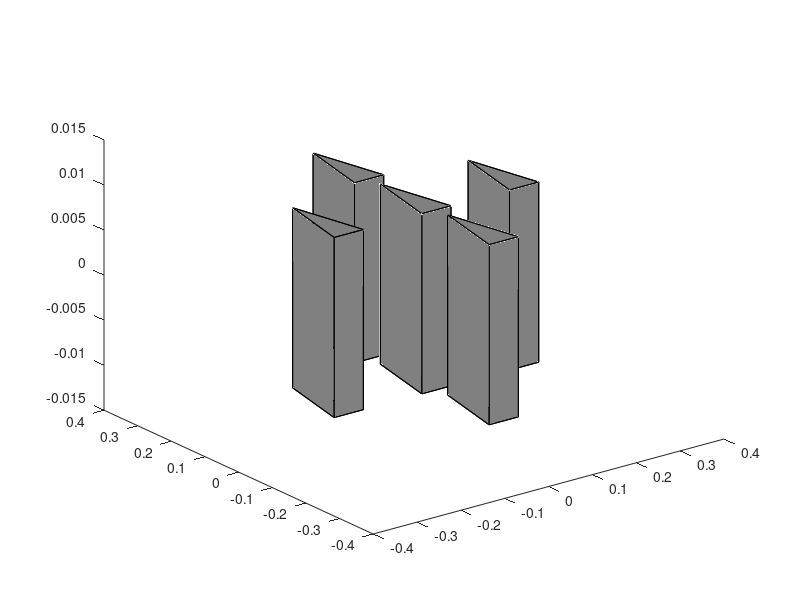

MATLAB code for this plot:
function [h] = birds(varargin)

bodyColor           = 0.5*[1 1 1];
boomColor           = 0.5*[1 1 1];
propColor           = 0.5*[1 1 1];
edgeColor           = 'k';
linestyle           = '-';
scale               = 1;
setroll             = false;
setpitch            = false;
setyaw              = false;

%% Parse Inputs
if nargin>2 && isnumeric(varargin{1}) && isnumeric(varargin{2}) && isnumeric(varargin{3})
    x = varargin{1};
    y = varargin{2};
    z = varargin{3};
    assert(isscalar(x)==1, 'quad input x must be a scalar.')
    assert(isscalar(y)==1, 'quad input y must be a scalar.')
    assert(isscalar(z)==1, 'quad input z must be a scalar.')
else
    x = 0;
    y = 0;
    z = 0;
end

tmp = strncmpi(varargin, 'body', 4);
if any(tmp)
    bodyColor = varargin{find(tmp)+1};
end

tmp = strncmpi(varargin, 'lines', 5);
if any(tmp)
    linestyle = varargin{find(tmp)+1};
end

tmp = strncmpi(varargin,'linecol',7)|strncmpi(varargin,'edgecol',3); 
if any(tmp)
    edgeColor = varargin{find(tmp)+1}; 
end

tmp = strcmpi(varargin,'scale');  
if any(tmp) 
    scale = varargin{find(tmp)+1}; 
    assert(isscalar(scale)==1,'It may seem redundant, but the scale must be a scalar.')
end

tmp = strncmpi(varargin, 'yaw', 3);
if any(tmp)
    setyaw = true;
    yaw = varargin{find(tmp)+1};
end

%% Dimensions
bodyWidth           = 0.1*scale;
bodyHeight          = 0.1*bodyWidth;
% boomLength          = 0.25*scale;
% boomRadius          = 0.02*boomLength;
% propRadius          = 0.10*scale;
% propHeight          = 0.1*propRadius;

%% Determine if a figure is already open
initialHoldState    = 0;
SetView = isempty(get(gcf,'CurrentAxes'));

if ~SetView
    if ishold
        initialHoldState = 1;
    else
        cla;
        SetView     = true;
    end
end

% Body ratio scaling
w_s = 3; % width scaling
h_s = 1.5; % height scaling

%% Draw surfaces
% body
p1 = [x-bodyWidth/w_s, y-bodyWidth/h_s, z];
p2 = [x+bodyWidth/w_s, y-bodyWidth/h_s, z];
p3 = [x, y+bodyWidth, z];
p = [p1;p2;p3];
if ~initialHoldState
    hold on
end

h(21) = fill3(p(:,1),p(:,2),p(:,3)-bodyHeight,bodyColor);
h(22) = fill3(p(:,1),p(:,2),p(:,3)+bodyHeight,bodyColor);
h(23) = fill3([p1(1),p2(1),p2(1),p1(1)],...
             [p1(2),p2(2),p2(2),p1(2)],...
             [p1(3)+bodyHeight,p2(3)+bodyHeight,p2(3)-bodyHeight,p1(3)-bodyHeight],...
             bodyColor);
h(24) = fill3([p1(1),p3(1),p3(1),p1(1)],...
             [p1(2),p3(2),p3(2),p1(2)],...
             [p1(3)+bodyHeight,p3(3)+bodyHeight,p3(3)-bodyHeight,p1(3)-bodyHeight],...
             bodyColor);
h(25) = fill3([p2(1),p3(1),p3(1),p2(1)],...
             [p2(2),p3(2),p3(2),p2(2)],...
             [p2(3)+bodyHeight,p3(3)+bodyHeight,p3(3)-bodyHeight,p2(3)-bodyHeight],...
             bodyColor);
         
% body 2
p1 = [x-bodyWidth/w_s, y-bodyWidth/h_s, z] + [0, 2*bodyWidth, 0];
p2 = [x+bodyWidth/w_s, y-bodyWidth/h_s, z] + [0, 2*bodyWidth, 0];
p3 = [x, y+bodyWidth, z] + [0, 2*bodyWidth, 0];
p = [p1;p2;p3];
if ~initialHoldState
    hold on
end

h(1) = fill3(p(:,1),p(:,2),p(:,3)-bodyHeight,bodyColor);
h(2) = fill3(p(:,1),p(:,2),p(:,3)+bodyHeight,bodyColor);
h(3) = fill3([p1(1),p2(1),p2(1),p1(1)],...
             [p1(2),p2(2),p2(2),p1(2)],...
             [p1(3)+bodyHeight,p2(3)+bodyHeight,p2(3)-bodyHeight,p1(3)-bodyHeight],...
             bodyColor);
h(4) = fill3([p1(1),p3(1),p3(1),p1(1)],...
             [p1(2),p3(2),p3(2),p1(2)],...
             [p1(3)+bodyHeight,p3(3)+bodyHeight,p3(3)-bodyHeight,p1(3)-bodyHeight],...
             bodyColor);
h(5) = fill3([p2(1),p3(1),p3(1),p2(1)],...
             [p2(2),p3(2),p3(2),p2(2)],...
             [p2(3)+bodyHeight,p3(3)+bodyHeight,p3(3)-bodyHeight,p2(3)-bodyHeight],...
             bodyColor);
         
% body 3
p1 = [x-bodyWidth/w_s, y-bodyWidth/h_s, z] + [0, -2*bodyWidth, 0];
p2 = [x+bodyWidth/w_s, y-bodyWidth/h_s, z] + [0, -2*bodyWidth, 0];
p3 = [x, y+bodyWidth, z] + [0, -2*bodyWidth, 0];
p = [p1;p2;p3];
if ~initialHoldState
    hold on
end

h(6) = fill3(p(:,1),p(:,2),p(:,3)-bodyHeight,bodyColor);
h(7) = fill3(p(:,1),p(:,2),p(:,3)+bodyHeight,bodyColor);
h(8) = fill3([p1(1),p2(1),p2(1),p1(1)],...
             [p1(2),p2(2),p2(2),p1(2)],...
             [p1(3)+bodyHeight,p2(3)+bodyHeight,p2(3)-bodyHeight,p1(3)-bodyHeight],...
             bodyColor);
h(9) = fill3([p1(1),p3(1),p3(1),p1(1)],...
             [p1(2),p3(2),p3(2),p1(2)],...
             [p1(3)+bodyHeight,p3(3)+bodyHeight,p3(3)-bodyHeight,p1(3)-bodyHeight],...
             bodyColor);
h(10) = fill3([p2(1),p3(1),p3(1),p2(1)],...
             [p2(2),p3(2),p3(2),p2(2)],...
             [p2(3)+bodyHeight,p3(3)+bodyHeight,p3(3)-bodyHeight,p2(3)-bodyHeight],...
             bodyColor);
         
% body 4
p1 = [x-bodyWidth/w_s, y-bodyWidth/h_s, z] + [2*bodyWidth, 0, 0];
p2 = [x+bodyWidth/w_s, y-bodyWidth/h_s, z] + [2*bodyWidth, 0, 0];
p3 = [x, y+bodyWidth, z] + [2*bodyWidth, 0, 0];
p = [p1;p2;p3];
if ~initialHoldState
    hold on
end

h(11) = fill3(p(:,1),p(:,2),p(:,3)-bodyHeight,bodyColor);
h(12) = fill3(p(:,1),p(:,2),p(:,3)+bodyHeight,bodyColor);
h(13) = fill3([p1(1),p2(1),p2(1),p1(1)],...
             [p1(2),p2(2),p2(2),p1(2)],...
             [p1(3)+bodyHeight,p2(3)+bodyHeight,p2(3)-bodyHeight,p1(3)-bodyHeight],...
             bodyColor);
h(14) = fill3([p1(1),p3(1),p3(1),p1(1)],...
             [p1(2),p3(2),p3(2),p1(2)],...
             [p1(3)+bodyHeight,p3(3)+bodyHeight,p3(3)-bodyHeight,p1(3)-bodyHeight],...
             bodyColor);
h(15) = fill3([p2(1),p3(1),p3(1),p2(1)],...
             [p2(2),p3(2),p3(2),p2(2)],...
             [p2(3)+bodyHeight,p3(3)+bodyHeight,p3(3)-bodyHeight,p2(3)-bodyHeight],...
             bodyColor);
         
% body 5
p1 = [x-bodyWidth/w_s, y-bodyWidth/h_s, z] + [-2*bodyWidth, 0, 0];
p2 = [x+bodyWidth/w_s, y-bodyWidth/h_s, z] + [-2*bodyWidth, 0, 0];
p3 = [x, y+bodyWidth, z] + [-2*bodyWidth, 0, 0];
p = [p1;p2;p3];
if ~initialHoldState
    hold on
end

h(16) = fill3(p(:,1),p(:,2),p(:,3)-bodyHeight,bodyColor);
h(17) = fill3(p(:,1),p(:,2),p(:,3)+bodyHeight,bodyColor);
h(18) = fill3([p1(1),p2(1),p2(1),p1(1)],...
             [p1(2),p2(2),p2(2),p1(2)],...
             [p1(3)+bodyHeight,p2(3)+bodyHeight,p2(3)-bodyHeight,p1(3)-bodyHeight],...
             bodyColor);
h(19) = fill3([p1(1),p3(1),p3(1),p1(1)],...
             [p1(2),p3(2),p3(2),p1(2)],...
             [p1(3)+bodyHeight,p3(3)+bodyHeight,p3(3)-bodyHeight,p1(3)-bodyHeight],...
             bodyColor);
h(20) = fill3([p2(1),p3(1),p3(1),p2(1)],...
             [p2(2),p3(2),p3(2),p2(2)],...
             [p2(3)+bodyHeight,p3(3)+bodyHeight,p3(3)-bodyHeight,p2(3)-bodyHeight],...
             bodyColor);         
%% Set roll, pitch, yaw
if setyaw
    rotate(h,[0 0 1],yaw-90,[x y z]);
end

%% Set view
% if SetView
%     view([140 30]);
%     axis tight equal
%     lighting gouraud
%     camlight
% else
%     axis auto
% end
